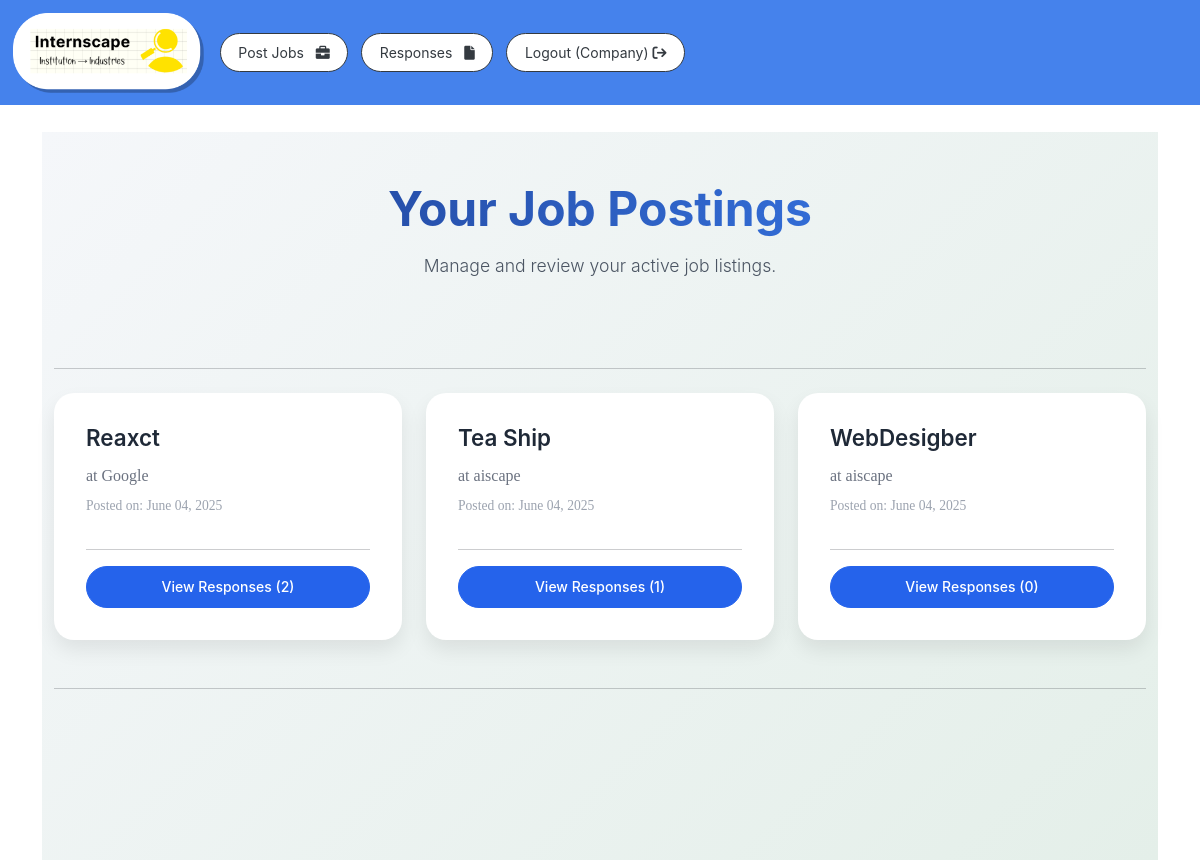
/job-postings/ (signed in), run on the app's committed database.
### webapp/models.py (models this page shows, shortened)
class Job(models.Model):
    company = models.ForeignKey(User, on_delete=models.CASCADE, related_name='jobs')
    company_name = models.CharField(max_length=255)
    title = models.CharField(max_length=255)
    description = models.TextField()
    salary_package = models.CharField(max_length=100)
    location = models.CharField(max_length=255)
    experience_required = models.PositiveIntegerField()
    skills_required = models.TextField()
    posted_at = models.DateTimeField(auto_now_add=True)

### webapp/views.py (the view)
# urls.py: path('job-postings/', views.job_postings_list, name='job-postings'),
@login_required(login_url='company-login')
def job_postings_list(request):
    jobs = Job.objects.filter(company=request.user).order_by('-posted_at')
    context = {
        'jobs': jobs,
    }
    return render(request, 'compapp/job_postings_list.html', context)

### webapp/templates/compapp/job_postings_list.html (shortened to what this page needs)
{% extends 'webapp/base.html' %}
{% block content %}
<div class="jobs-container">
    <div class="container">
        <div class="row">
            <div class="col-12 text-center jobs-header">
                <h2 class="display-5 mb-3">Your Job Postings</h2>
                <p class="lead">Manage and review your active job listings.</p>
            </div>
        </div>
        <hr class="my-4">
        {% if jobs %}
            <div class="row">
                {% for job in jobs %}
                    <div class="col-12 col-sm-6 col-md-4 mb-4">
                        <div class="card job-card h-100">
                            <div class="card-body d-flex flex-column">
                                <h5 class="card-title">{{ job.title }}</h5>
                                <p class="card-text company">at {{ job.company_name }}</p>
                                <p class="card-text date">Posted on: {{ job.posted_at|date:"F d, Y" }}</p>
                                <hr>
                                <a href="{% url 'job_applications_detail' job.id %}" class="btn btn-custom mt-auto">
                                    View Responses ({{ job.applications.count }})
                                </a>
                            </div>
                        </div>
                    </div>
                {% endfor %}
            </div>
        {% else %}
            <div class="alert alert-custom" role="alert">
                You haven't posted any jobs yet.
                <a href="{% url 'post-job' %}" class="alert-link">Post your first job here!</a>
            </div>
        {% endif %}
        <hr class="my-4">
    </div>
</div>
{% endblock %}

### webapp/templates/webapp/base.html (shortened to what this page needs)
{% load static %}
<!DOCTYPE html>
<html>
    <head>
        <link rel="stylesheet" type="text/css" href="https://bootswatch.com/5/litera/bootstrap.min.css">
        <link rel="stylesheet" type="text/css" href="{% static 'css/styles.css' %}">
        <link rel="stylesheet" href="https://cdnjs.cloudflare.com/ajax/libs/font-awesome/6.0.0/css/all.min.css">
    </head>
    <body>
        {% include 'webapp/navbar.html' %}
        <div class="container">
            <br>
            {% block content %}
            {% endblock %}
        </div>
    </body>
</html>

### webapp/templates/webapp/navbar.html (shortened to what this page needs)
{% load static %}
<nav class="navbar navbar-expand-lg navbar-dark bg-primary justify-content-center">
    <a class="navbar-brand main-heading" href="{% if user.is_authenticated %}{% if user.profile.user_type == 'candidate' %}{% url 'dashboard' %}{% elif user.profile.user_type == 'company' %}{% url 'company-dashboard' %}{% endif %}{% else %}{% url '' %}{% endif %}">
        <img src="{% static 'images/logo.png' %}" alt="Internscape Logo" class="d-inline-block align-top" style="height: 80px;">
    </a>
    {% if user.is_authenticated %}
        {% if user.profile.user_type == 'candidate' %}
        <div class="collapse navbar-collapse text-center" id="navbarNavDropdown">
            <ul class="navbar-nav mr-auto">
                <li class="nav-item">
                    <a class="btn bg-white rounded-pill text-dark border border-dark custom-hover" href="{% url 'view-jobs' %}">View Jobs <i class="fa fa-briefcase" aria-hidden="true"></i> </a>
                </li>
                &nbsp;
                &nbsp;
                <li class="nav-item">
                    <a class="btn bg-white rounded-pill text-dark border border-dark custom-hover" href="{% url 'user-logout' %}">Logout (Candidate) <i class="fa fa-sign-out" aria-hidden="true"></i> </a>
                </li>
            </ul>
        </div>
        {% elif user.profile.user_type == 'company' %}
        <div class="collapse navbar-collapse text-center" id="navbarNavDropdown">
            <ul class="navbar-nav mr-auto">
                <li class="nav-item">
                    <a class="btn bg-white rounded-pill text-dark border border-dark custom-hover" href="{% url 'post-job' %}">Post Jobs &nbsp; <i class="fa fa-briefcase" aria-hidden="true"></i> </a>
                </li>
                <li class="nav-item">
                    <a class="btn bg-white rounded-pill text-dark border border-dark custom-hover" href="{% url 'job-postings' %}">Responses &nbsp; <i class="fa fa-file" aria-hidden="true"></i> </a>
                </li>
                <li class="nav-item">
                    <a class="btn bg-white rounded-pill text-dark border border-dark custom-hover" href="{% url 'user-logout' %}">Logout (Company) <i class="fa fa-sign-out" aria-hidden="true"></i> </a>
                </li>
            </ul>
        </div>
        {% endif %}
    {% endif %}
</nav>

### webapp/templates/compapp/job_postings_list.html (style rules this page uses)
.jobs-container { padding: 3rem 0; background: linear-gradient(135deg, #f5f7fa 0%, #e4efe9 100%); min-height: calc(100vh - 72px); }
.jobs-header { margin-bottom: 3rem; }
.jobs-header h2 { font-weight: 700; color: #1e3a8a; background: linear-gradient(to right, #1e3a8a, #3b82f6); -webkit-background-clip: text; -webkit-text-fill-color: transparent; }
.jobs-header p { color: #4b5563; font-size: 1.1rem; }
.job-card { border-radius: 20px; overflow: hidden; position: relative; border: none; background: #ffffff; transition: all 0.4s ease; transform-style: preserve-3d; perspective: 1000px; box-shadow: 0 10px 20px rgba(0, 0, 0, 0.08); }
.job-card::before { content: ''; position: absolute; top: 0; left: 0; width: 100%; height: 100%; background: linear-gradient(45deg, rgba(255,255,255,0.2), rgba(255,255,255,0)); opacity: 0; transition: opacity 0.3s ease; }
.card-body { padding: 2rem; }
.card-title { font-size: 1.4rem; font-weight: 600; color: #1f2937; margin-bottom: 0.8rem; transition: color 0.3s ease; }
.card-text.company { color: #6b7280; font-size: 1rem; font-weight: 500; margin-bottom: 0.5rem; }
.card-text.date { color: #9ca3af; font-size: 0.85rem; margin-bottom: 1rem; }
.btn-custom { border-radius: 50px; padding: 0.6rem 1.8rem; font-weight: 500; background: #2563eb; border-color: #2563eb; color: white; position: relative; overflow: hidden; z-index: 1; transition: all 0.3s ease; }
.btn-custom::after { content: ''; position: absolute; top: 0; left: 0; width: 100%; height: 100%; background: rgba(255, 255, 255, 0.3); transform: scaleX(0); transform-origin: right; transition: transform 0.3s ease; z-index: -1; }

### data on the page
Job: title "Reaxct", company_name "Google", posted_at "June 04, 2025", applications.count "2"
Job: title "Tea Ship", company_name "aiscape", posted_at "June 04, 2025", applications.count "1"
Job: title "WebDesigber", company_name "aiscape", posted_at "June 04, 2025", applications.count "0"
